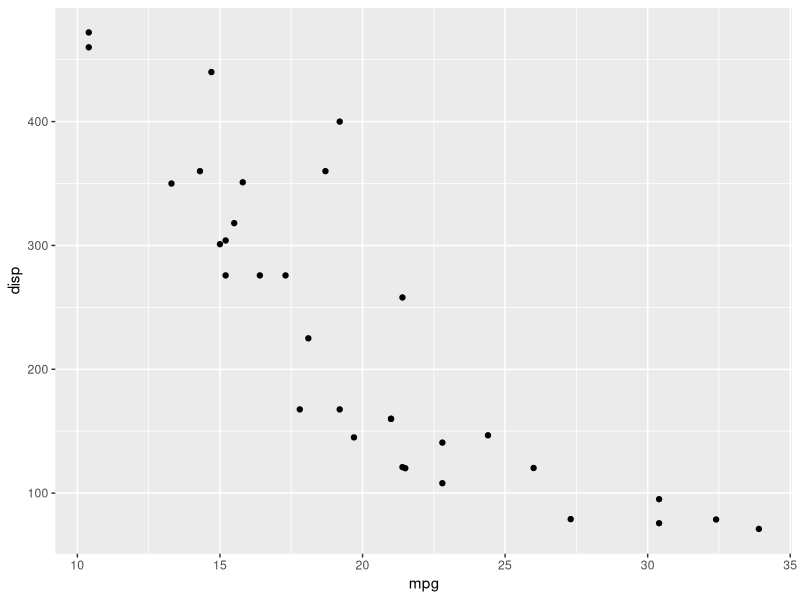
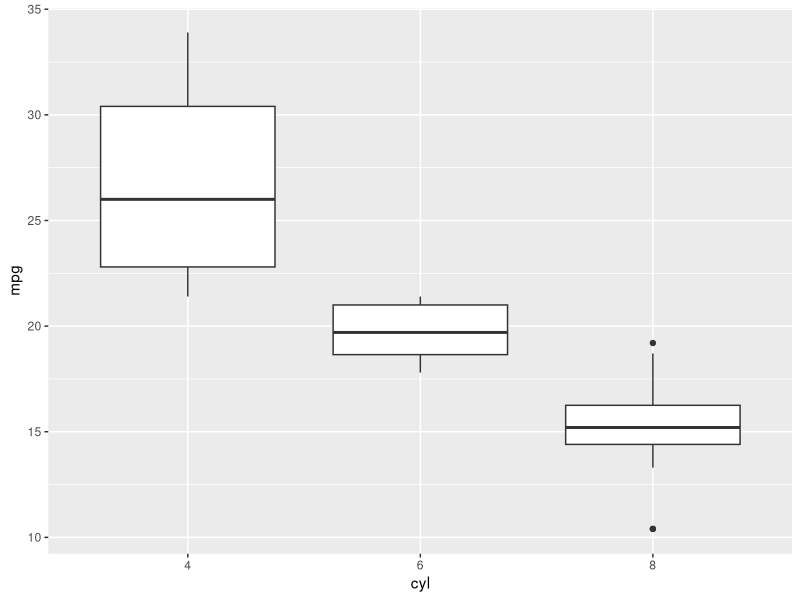
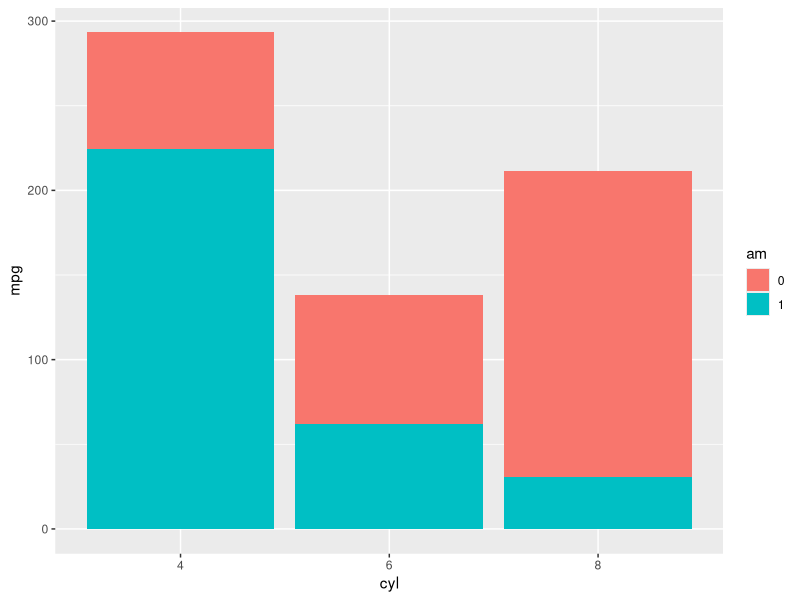
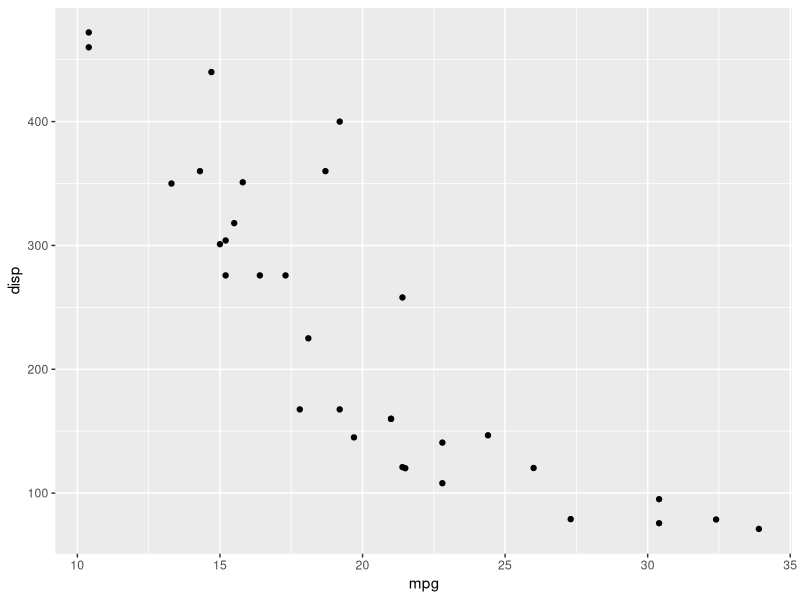
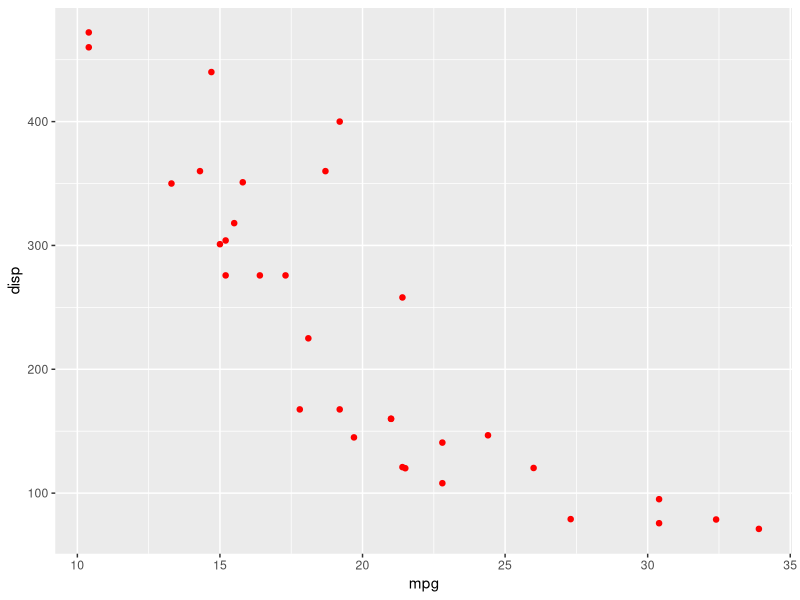
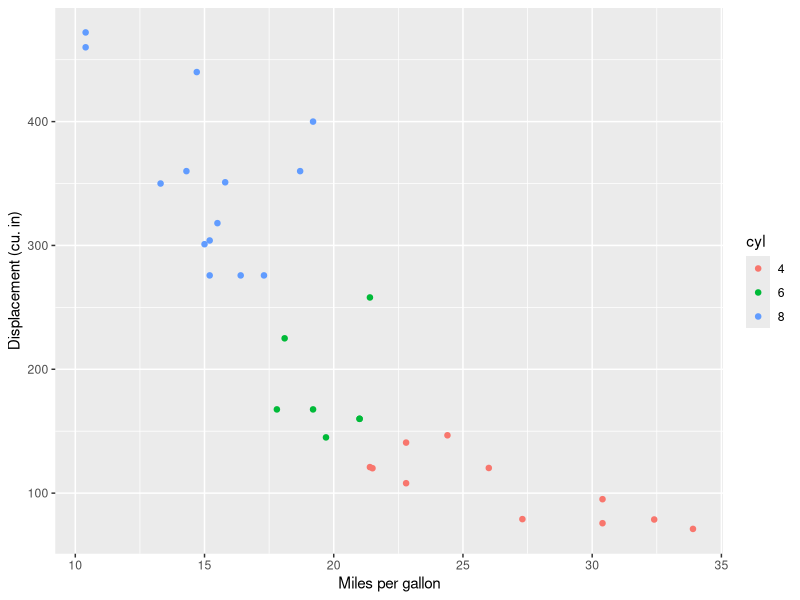
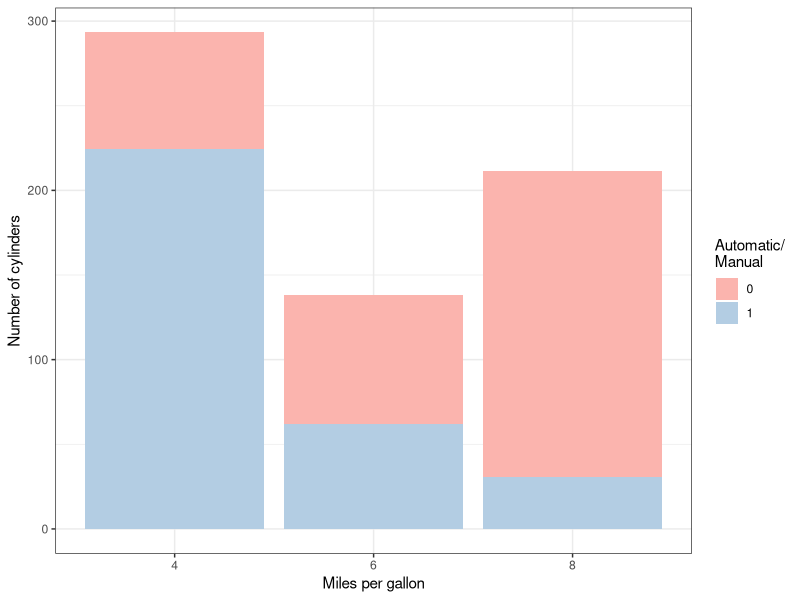
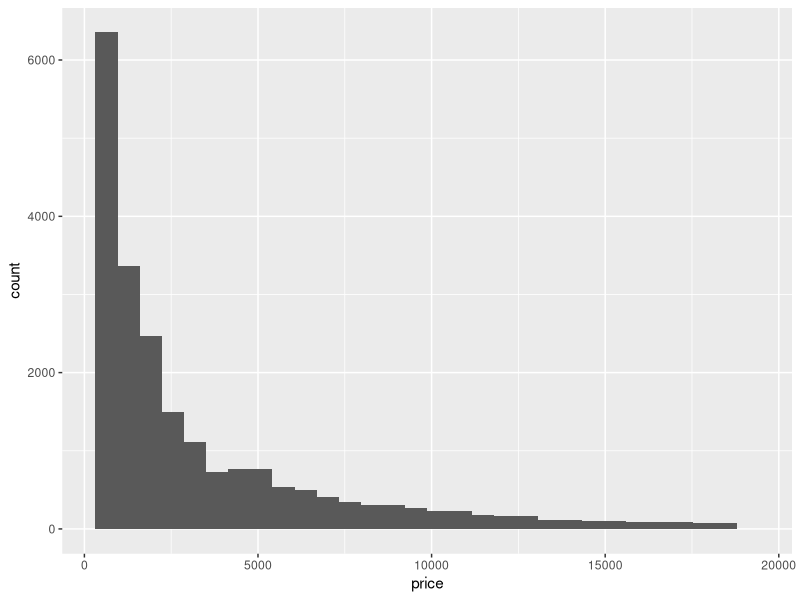

Write the R code that produced these figures, in order.
## ---- chunk 1
library(knitr)
library(tidyr)
library(dplyr)
library(ggplot2)
knitr::opts_knit$set(root.dir = '../')
knitr::opts_chunk$set(cache = TRUE, 
                      fig.align = "center", 
                      fig.height = 3.7, 
                      fig.width = 8,
                      dev = "svg")
# 1. Introduction to ggplot ####
## ---- chunk 2
str(mtcars)
mtcars$am <- as.factor(mtcars$am)
mtcars$cyl <- as.factor(mtcars$cyl)
## ---- chunk 3
ggplot(data = mtcars, aes(x = mpg, y = disp)) + geom_point()
## ---- chunk 4
ggplot(data = mtcars, aes(x = cyl, y = mpg)) + geom_boxplot()
## ---- chunk 5
ggplot(data = mtcars, aes(x = cyl, y = mpg, fill = am)) +
  geom_bar(stat = "identity") # statistics modifies geom
## ---- chunk 6
pdf("plots.pdf")            # saves to working directory
ggplot(data = mtcars, aes(x = cyl, y = mpg, fill = am)) +
  geom_bar(stat = "identity")
dev.off()                   # turns graphing device off
## ---- chunk 7
p <- ggplot(data = mtcars, aes(x = mpg, y = disp))
p + geom_point()
## ---- chunk 8
p <- ggplot(data = mtcars, aes(x = mpg, y = disp))
p + geom_point(shape = 20, size = 2.5, colour = "red")  # change the scales
## ---- chunk 9
p <- ggplot(data = mtcars, aes(x = mpg, y = disp, colour = cyl))
p + geom_point(shape = 20, size = 2.5) +  # change the object
  ylab("Displacement (cu. in)") +         # change label of y-axis
  xlab("Miles per gallon") +              # change label of x-axis
  labs(fill = "Number of cylinders")      # change label of legend
## ---- chunk 10
ggplot(data = mtcars, aes(x = cyl, y = mpg, fill = am)) +
  geom_bar(stat = "identity") +
  ylab("Number of cylinders") +
  xlab("Miles per gallon") +
  labs(fill = "Automatic/\nManual") +      # \n ~ "return"
  scale_fill_brewer(palette = "Pastel1") + # change bar colours
  theme_bw()                               # change background
## ---- chunk 11
data(diamonds)
View(diamonds)
## ---- chunk 12
diamonds %>%                  # Start with the 'diamonds' dataset
  filter(cut == "Ideal") %>%  # Then, filter down to rows where cut == Ideal
  ggplot(aes(price)) +        # Then, determine aes
    geom_histogram()          # plot histograms
## ---- chunk 13
diamonds %>%                   # Start with the 'diamonds' dataset
  filter(cut == "Ideal") %>%   # Then, filter down to rows where cut == Ideal
  ggplot(aes(price)) +         # Then, determine aes
    geom_histogram() +         # plot histograms
    facet_wrap(~ color)        # in plots by 'color'
## ---- chunk 14
# no layers
ggplot(data = diamonds, aes(x = carat, y = price, colour = cut)) # run this line - what happens?
## ---- chunk 15
# one layer
ggplot(data = diamonds,               # the data and mapping/aesthetics
       aes(x = carat, y = price, colour = cut)) +
        geom_point()                  # the point layer

## ---- chunk 16
# one layer but with data specific to layer
ggplot() +                              # the data and mapping/aesthetics
  geom_point(data = diamonds,           # the point layer
             aes(x = carat, y = price, colour = cut))                                                   #
## ---- chunk 17
# two layers
ggplot(data = diamonds, aes(x = carat, y = price, colour = cut)) +  # the data and mapping/aesthetics
  geom_point() +                                                    # the point layer
  geom_smooth()                                                     # the line layer
## ---- chunk 18

